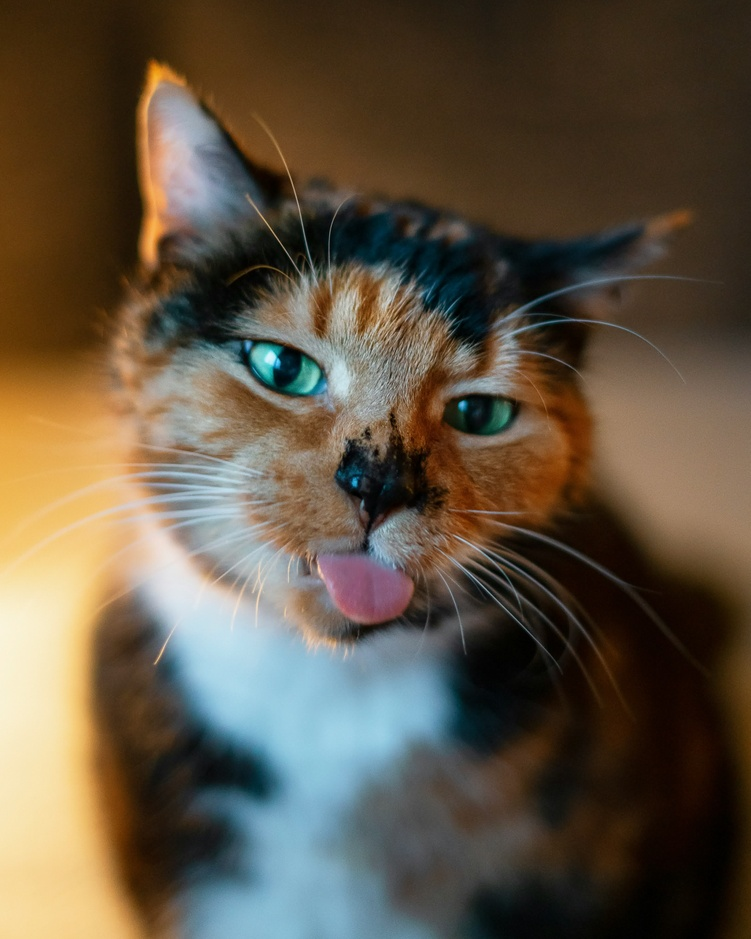
#> input picture src/cat.jpg, 751 x 939 px, shrunk from 4385 x 5481 before the run
$ jupyter execute image_segmentation.ipynb
#> lines starting #> are read from the running program, lines starting #| are printed output that depends on the picture; after the words box and inside, x2 and y2 are one past the last pixel; in counts of white or black regions, pixels touching at a corner belong together
## Задание
Написать скрипт, который позволяет загружать изображение. Проводить сегментацию на указанное количество участков (используя метод кластеризации), а затем выводит изображение с полученными участками, а также участки исходного изображения, к которым применили отдельный сегмент как маску.

### Теория
Сегментация изображений -- процесс разбиения изображения на однородные, осмысленные регионы. Позволяет выделять на изображении объекты и анализировать структуру изображений.

### Выполнение работы

[cell 1]
import matplotlib.pyplot as plt
import numpy as np

from sklearn.cluster import KMeans


IMAGE_PATH = "cat.jpg"
N_CLUSTERS = 3

Сначала изображение загружается с помощью `plt.imshow(image_path)`.

[cell 2]
image = plt.imread(IMAGE_PATH)
#> image is the input picture: shape (939, 751, 3); mean R, G, B 95.9, 84.1, 67
print(f"Original image size: {image.shape}")
#| Original image size: (939, 751, 3)
plt.imshow(image)
plt.axis('off')

Размер изображения изменяется с помощью `np.reshape()`, чтобы подготовить данные для кластеризации и проводится кластеризация с помощью `sklearn.cluster.KMeans.fit()`.

[cell 3]
X = np.reshape(image, (-1, 3))
print(f"Reshaped image size: {X.shape}")
#| Reshaped image size: (705189, 3)

kmeans = KMeans(n_clusters=N_CLUSTERS)
kmeans.fit(X)

После обучения модели KMeans на изображении берутся цвета из середины каждого кластера и применяются к всем пикселям соответствующих кластеров. Также цвета приводятся к `np.uint8`, чтобы далее корректно работали функции `opencv`.

[cell 4]
segmented_image = kmeans.cluster_centers_[kmeans.labels_].astype(np.uint8).reshape(image.shape)
plt.imshow(segmented_image / 255)
plt.axis('off')
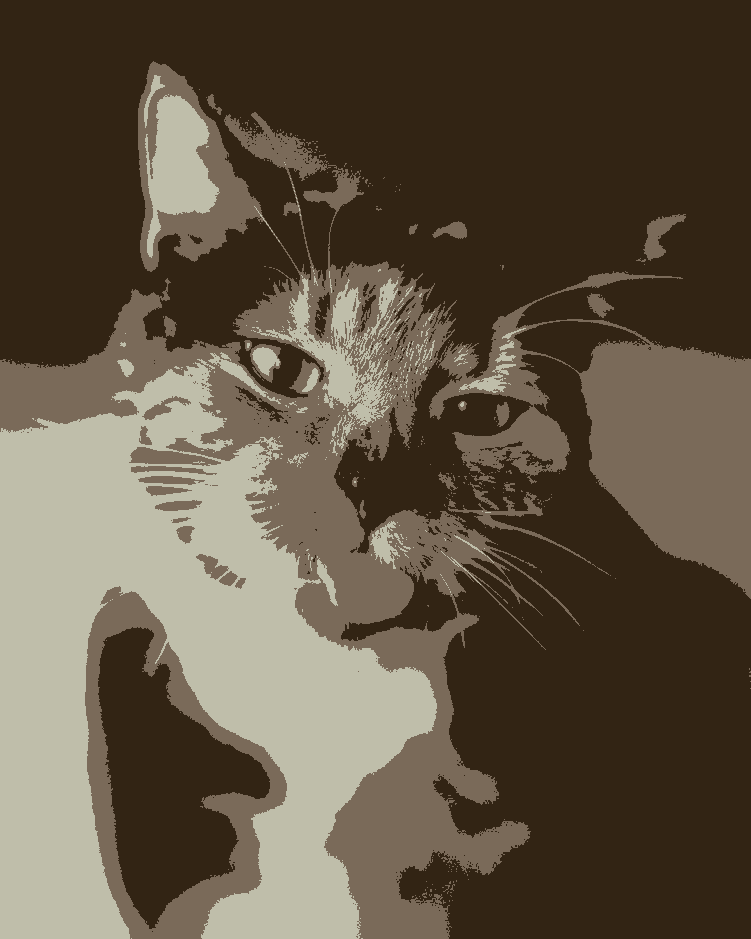
#> shown: shape (939, 751, 3) float64; mean R, G, B 0.374, 0.328, 0.261

Сначала для каждого кластера находится бинарная маска. Далее с помощью `opencv` для каждого кластера строятся границы.

[cell 5]
# Draw borders around each cluster

import cv2

h, w, _ = image.shape
#> h = 939; w = 751
labels_2d = kmeans.labels_.reshape(h, w)

masks = []
for cluster_id in range(kmeans.n_clusters):
    # Create binary mask for current cluster
    mask = (labels_2d == cluster_id).astype(np.uint8) * 255
    contours, _ = cv2.findContours(mask, cv2.RETR_EXTERNAL,
                                  cv2.CHAIN_APPROX_SIMPLE)

    cv2.drawContours(segmented_image, contours, -1, (0, 255, 0), 2)
    masks.append(mask)
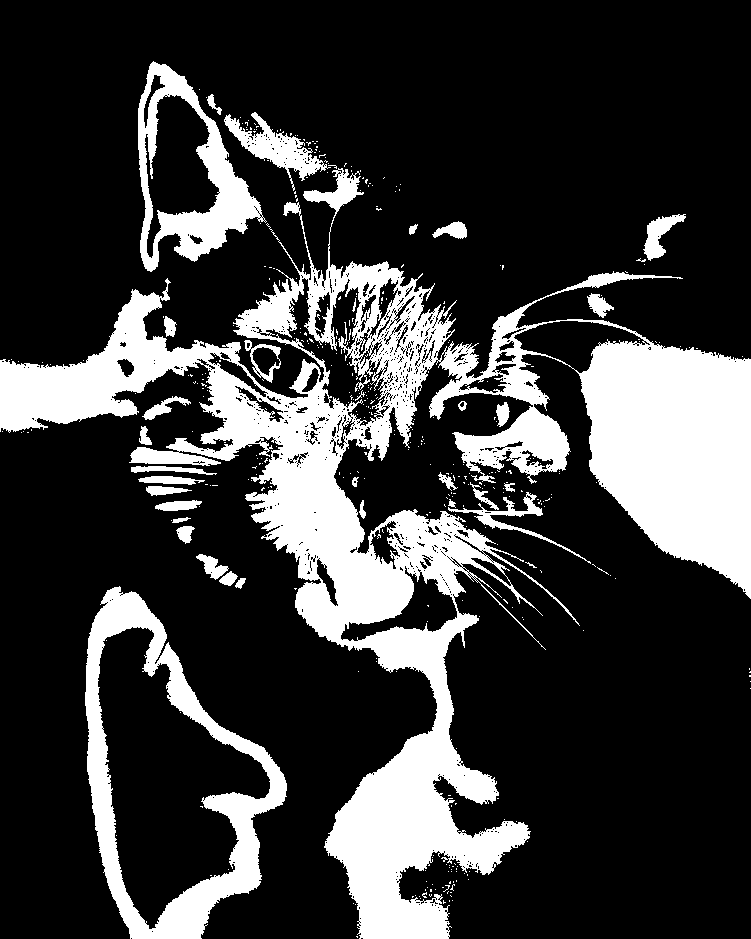
#> mask: shape (939, 751); 23% white; 401 white regions (367 under 20 px), largest, box (x1, y1, x2, y2) and area: (0, 168, 751, 939) 126096, (85, 586, 287, 939) 17237, (138, 61, 267, 272) 8650
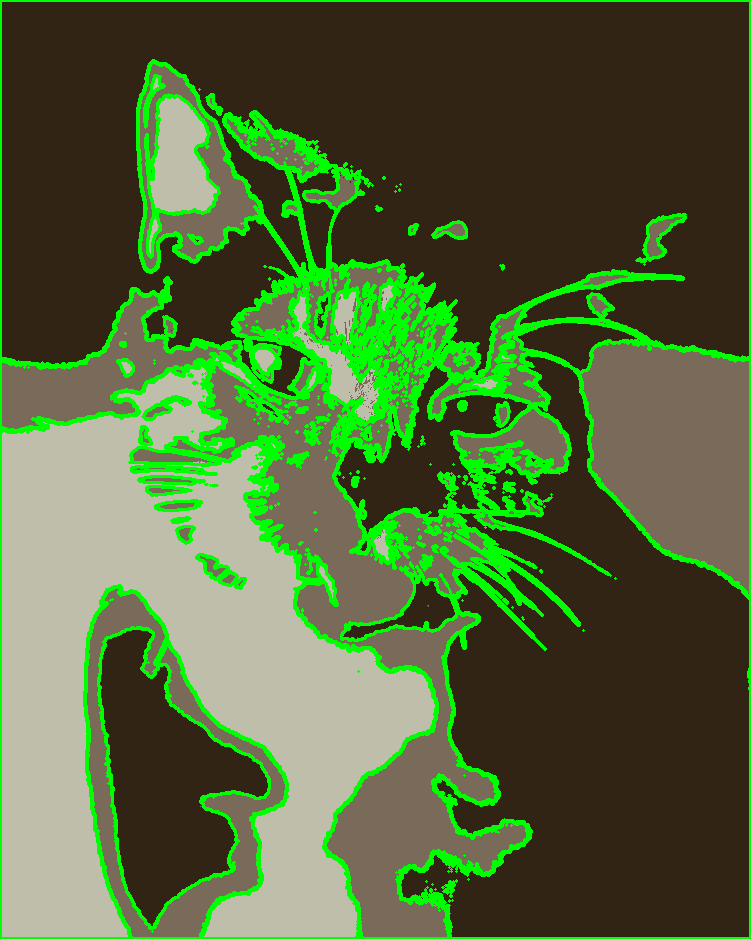
#> segmented_image: shape (939, 751, 3); mean of channels 0, 1, 2 81.6, 103.3, 56.4; drawn as R, G, B

plt.imshow(segmented_image / 255)
plt.axis('off')

Для визуализации бинарных масок строится решётка графиков, где в каждой клетке представлена визуализация бинарной маски для отдельного кластера. Сетка строится с помощью `plt.subplots`. Размеры сетки вычисляются динамически, количество столбцов всегда равно 3, а количество строк вычисляется динамически на основе количества кластеров.

[cell 6]
# Visualize binary masks

i_w = 3
i_h = (len(masks) + i_w - 1) // i_w
#> i_h = 1

fig, axs = plt.subplots(i_h, i_w)
if i_h == 1:
    axs = np.array([axs])
elif i_w == 1:
    axs = axs.reshape(-1, 1)

for i in range(i_h):
    for j in range(i_w):
        id = i_w * i + j
        if id >= len(masks):
            break
        axs[i][j].imshow(masks[id] / 255, cmap='gray')
        axs[i][j].set_title(f'Cluster {id}')
        axs[i][j].axis('off')

plt.show()
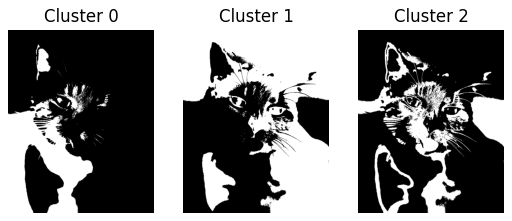
#> figure drawn by matplotlib, 3 panels

Ниже представлена визуализация исходных цветов отдельного кластера. Визуализируемые кластеры задаются в списке `CLUSTERS_TO_SHOW`.

[cell 7]
CLUSTERS_TO_SHOW = [2]

mask = np.isin(kmeans.labels_, CLUSTERS_TO_SHOW)
masked_image = np.where(mask[:, None], X, 0).reshape(image.shape)
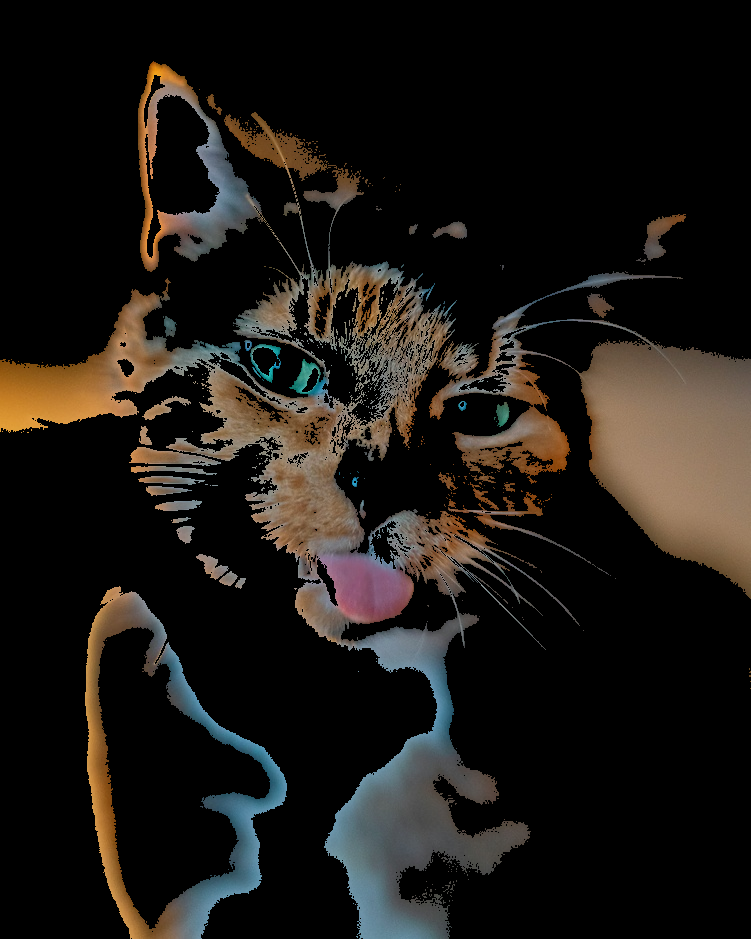
#> masked_image: shape (939, 751, 3); mean R, G, B 28.2, 24.5, 20.6
plt.imshow(masked_image / 255)
plt.axis('off')
